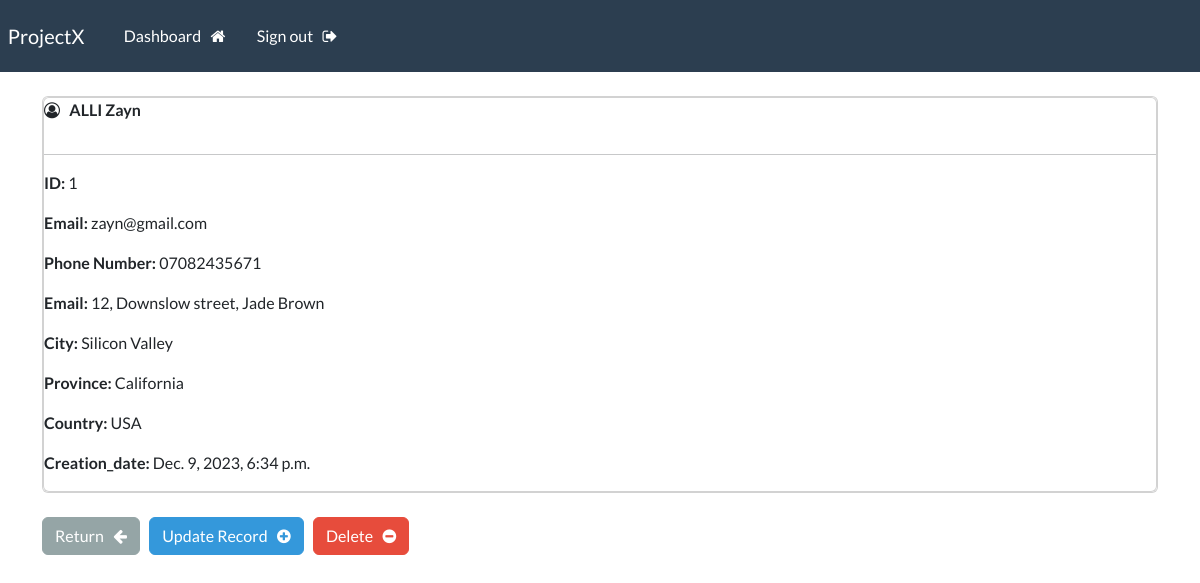
The page /record/1 (signed in) on the database its author committed.
### board/models.py (models this page shows, shortened)
class Record(models.Model):
    creation_date = models.DateTimeField(auto_now_add=True)
    first_name = models.CharField(max_length=100)
    last_name = models.CharField(max_length=100)
    email = models.CharField(max_length=255)
    phone = models.CharField(max_length=20)
    address = models.CharField(max_length=300)
    city = models.CharField(max_length=100)
    province = models.CharField(max_length=200)
    country = models.CharField(max_length=125)

### board/views.py (the view)
# urls.py: path('record/<int:pk>', views.singular_record, name='record'),
@login_required(login_url='my_login')
def singular_record(request, pk):
    all_records = Record.objects.get(id=pk)
    context = {'record': all_records}
    return render(request, 'webapp/view-record.html', context=context)

### board/templates/webapp/view-record.html (shortened to what this page needs)
{% extends 'webapp/base.html' %}
{% block content %}
    <div class="card">
        <div class="card body">
            <p>
                <i class="fa fa-user-circle-o" aria-hidden="true"></i> &nbsp;
                <strong>
                {{record.last_name|upper}}
                {{record.first_name}}
                </strong>
            </p>
            <hr>
            <p> <strong> ID: </strong>{{record.id}}</p>
            <p> <strong> Email: </strong>{{record.email}}</p>
            <p> <strong> Phone Number: </strong>{{record.phone}}</p>
            <p> <strong> Email: </strong>{{record.address}}</p>
            <p> <strong> City: </strong>{{record.city}}</p>
            <p> <strong> Province: </strong>{{record.province}}</p>
            <p> <strong> Country: </strong>{{record.country}}</p>
            <p> <strong> Creation_date: </strong>{{record.creation_date}}</p>
        </div>
    </div>
    <br>
    <a href="{% url 'dashboard' %}" class="btn btn-secondary"> Return &nbsp; <i class="fa fa-arrow-left" aria-hidden="true"></i></a>
    <a href="{% url 'update_record' record.id %}" class="btn btn-info"> Update Record &nbsp; <i class="fa fa-plus-circle" aria-hidden="true"></i></a>
    <a href="{% url 'delete_record'  record.id%}" class="btn btn-danger"> Delete &nbsp; <i class="fa fa-minus-circle" aria-hidden="true"></i></a>
{% endblock %}

### rows shown on the page
Record: last_name "ALLI", first_name "Zayn", id "1", email "zayn@gmail.com", phone "07082435671", address "12, Downslow street, Jade Brown", city "Silicon Valley", province "California", country "USA", creation_date "Dec. 9, 2023, 6:34 p.m."
